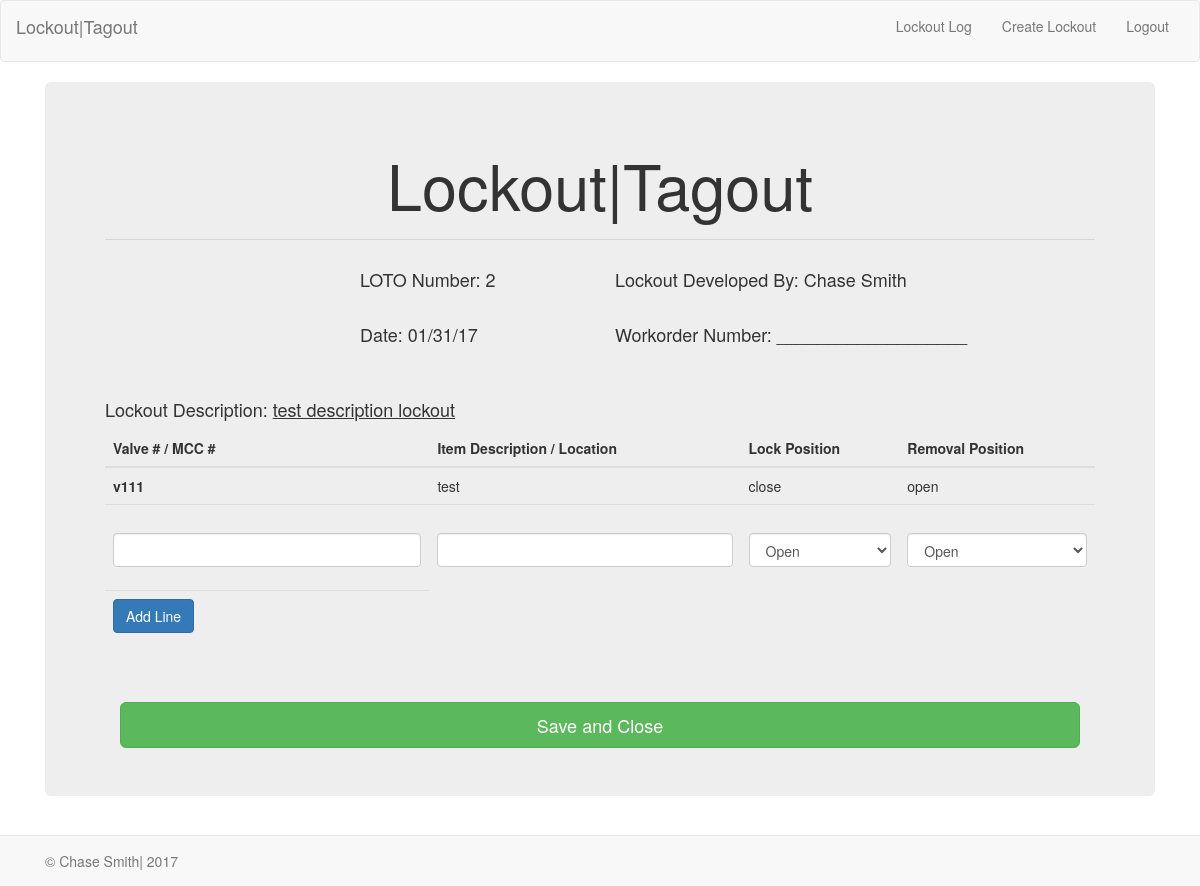
Page /save_lockout on the earlier database version.
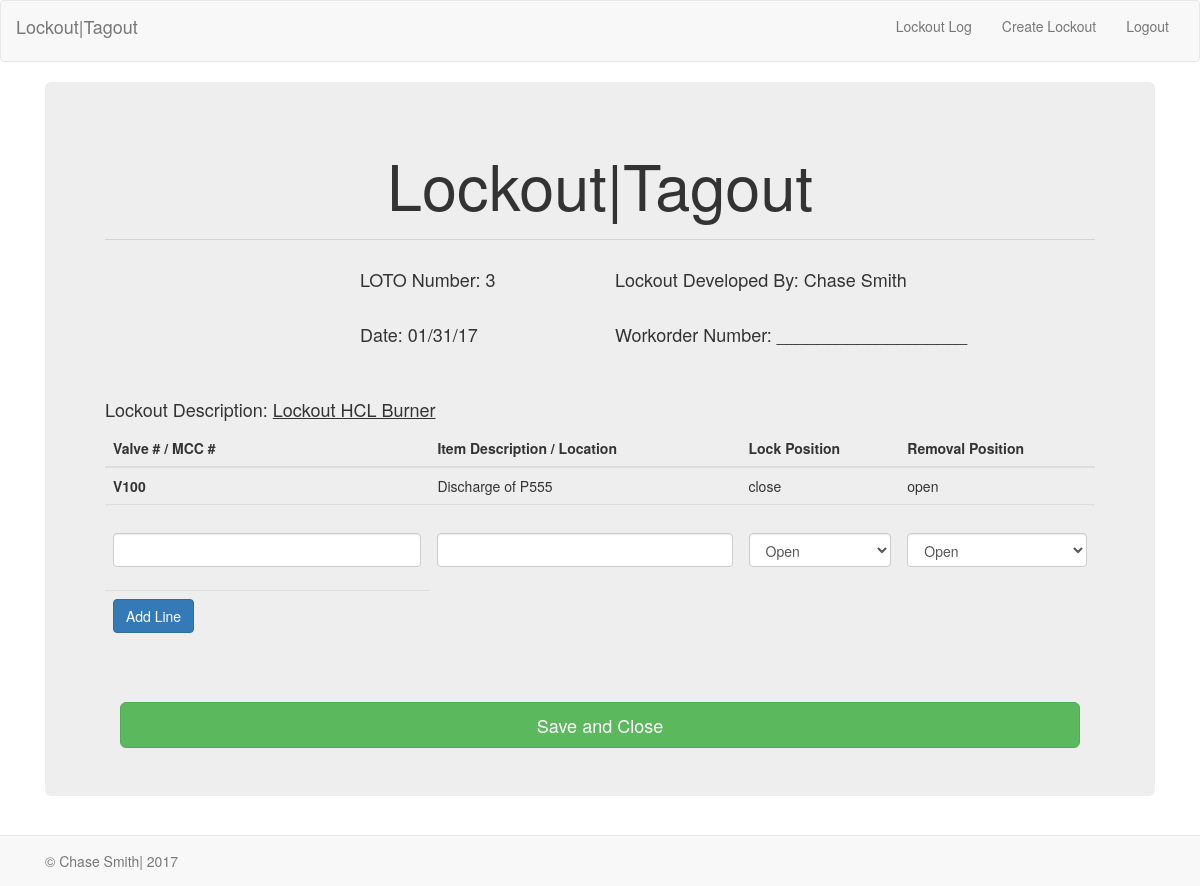
Same page on the later database version.
### models.py (models this page shows, shortened)
class Lockout(db.Model):
    __tablename__="lockout"
    id=db.Column(db.Integer, primary_key=True)
    lockout_description=db.Column(db.String(200), nullable=False)
    lockout_author = db.relationship('User', backref=db.backref('lockout_author', lazy='dynamic'))
    user_id=db.Column('user_id', db.Integer, db.ForeignKey('user.id'))
    filename=db.Column(db.String(300), nullable=True)
    status=db.Column(db.Boolean(), default=True)
    goggles=db.Column(db.Boolean(), default=False)
    faceshield=db.Column(db.Boolean(),default=False)
    fullface=db.Column(db.Boolean(), default=False)
    dustmask=db.Column(db.Boolean(), default=False)
    leathergloves=db.Column(db.Boolean(), default=False)
    saranax=db.Column(db.Boolean(), default=False)
    nitrilegloves=db.Column(db.Boolean(), default=False)
    chemicalgloves=db.Column(db.Boolean(), default=False)
    chemicalsuit=db.Column(db.Boolean(),default=False)
    tyrex=db.Column(db.Boolean(),default=False)
    rubberboots=db.Column(db.Boolean(),default=False)
    sar=db.Column(db.Boolean(),default=False)
    data=db.Column(db.LargeBinary(),nullable=True)
    date=db.Column(db.DateTime)
    ppe=db.Column(db.String(50), nullable=True)

class Lockout_Line(db.Model):
    __tablename__="lockout_line"
    id=db.Column(db.Integer, primary_key=True)
    valve_number=db.Column(db.String(10), nullable=False)
    line_description=db.Column(db.String(50), nullable=True)
    lock_position=db.Column(db.String(10), nullable=False)
    removal_position=db.Column(db.String(10), nullable=False)
    lockout=db.relationship('Lockout', backref=db.backref('lockout', lazy='dynamic'))
    lockout_id=db.Column('lockout_id', db.Integer, db.ForeignKey('lockout.id'))

### app.py (the view)
@app.route('/save_lockout', methods=['POST', 'GET'])
def save_lockout():
    all_lockout=db.session.query(Lockout).all()
    this_lockout=all_lockout[-1]
    lockout_line_form=LockoutLineForm(request.form)
    lockout_lines=this_lockout.lockout
    if request.method == 'POST':
        new_lockout_line=Lockout_Line(valve_number=lockout_line_form.valve_number.data,
                        line_description=lockout_line_form.line_description.data,
                        lock_position=lockout_line_form.lock_position.data,
                        removal_position=lockout_line_form.removal_position.data,
                        lockout=this_lockout)
        db.session.add(new_lockout_line)
        db.session.commit()
        return redirect(url_for('save_lockout'))
    else:
        return render_template('save_lockout.html', this_lockout=this_lockout, lockout_line_form=lockout_line_form, lockout_lines=lockout_lines)

### forms.py
class LockoutLineForm(Form):
    valve_number=StringField(u'',[validators.Length(max=10)])
    line_description=StringField(u'',[validators.Length(max=50)])
    lock_position=SelectField(u'', choices=[('open','Open'),('close','Close')])
    removal_position=SelectField(u'', choices=[('open','Open'),('close','Close')])

### templates/save_lockout.html (shortened to what this page needs)
{% extends "base.html" %}
{% import "bootstrap/wtf.html" as wtf %}
{% block content %}
<div class="container-fluid">
  <div class="jumbotron">
    <div class="text-center">
      <h1>Lockout|Tagout</h1>
    </div>
      <hr>
      <div class="row">
        <div class="col-xs-3 col-xs-offset-3 form-group">
          <h4> LOTO Number: {{ this_lockout.id }} </h4>
        </div>
        <div class="col-xs-6 form-group">
          <h4>Lockout Developed By: {{ this_lockout.lockout_author.first_name }} {{ this_lockout.lockout_author.last_name }}</h4>
        </div>
        <div class="col-xs-3 col-xs-offset-3 form-group">
          <h4>Date: {{ this_lockout.date.strftime("%m/%d/%y") }}</h4>
        </div>
        <div class="col-xs-6 form-group">
          <h4>Workorder Number: ___________________</h4>
        </div>
      </div>
    <br>
    <div class="row">
      <div class="col-xs-12">
        <h4>Lockout Description: <u>{{ this_lockout.lockout_description }}</u></h4>
      </div>
    </div>
      <table class="table" id="lines_table">
        <thead>
          <tr>
            <th>Valve # / MCC #</th>
            <th>Item Description / Location</th>
            <th>Lock Position</th>
            <th>Removal Position</th>
          </tr>
        </thead>
        <tbody>
          {% for each in lockout_lines %}
              <tr>
                <th scope="row">{{ each.valve_number}}</th>
                  <td>{{ each.line_description }}</td>
                  <td>{{ each.lock_position }}</td>
                  <td>{{ each.removal_position }}</td>
              </tr>
          {% endfor %}
        <form  method="POST" action="/save_lockout">
          <tr>
            <th scope="row">{{ wtf.form_field(lockout_line_form.valve_number) }}</th>
              <td>{{ wtf.form_field(lockout_line_form.line_description) }}</td>
              <td>{{ wtf.form_field(lockout_line_form.lock_position) }}</td>
              <td>{{ wtf.form_field(lockout_line_form.removal_position) }}</td>
          </tr>
          <tr>
            <th><button class="btn btn-primary" type="submit">Add Line</button></th>
          </tr>
        </tbody>
      </table>
    <div class="container">
      <hr>
      <a class="btn btn-success btn-lg btn-block" href="/" role="button">Save and Close</a>
    </diV>
  </div>
</div>
{% endblock %}

Differences in the rows shown:
no longer on this page (row unchanged): Lockout: id "2", date "01/31/17", lockout_description "test description lockout"
no longer on this page (row unchanged): Lockout_Line: valve_number "v111", line_description "test", lock_position "close", removal_position "open"
added Lockout: id "3", date "01/31/17", lockout_description "Lockout HCL Burner"
added Lockout_Line: valve_number "V100", line_description "Discharge of P555", lock_position "close", removal_position "open"
